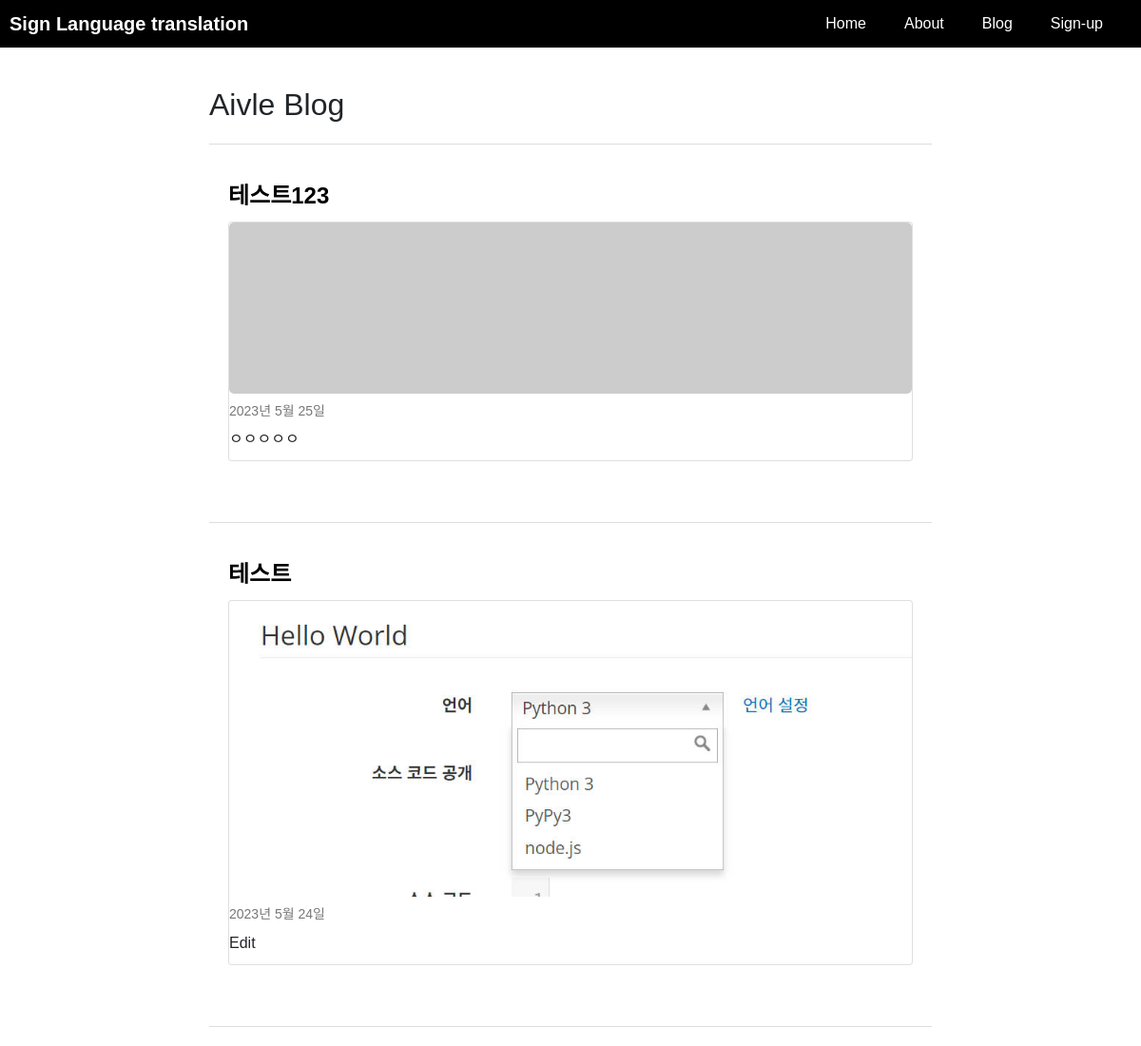
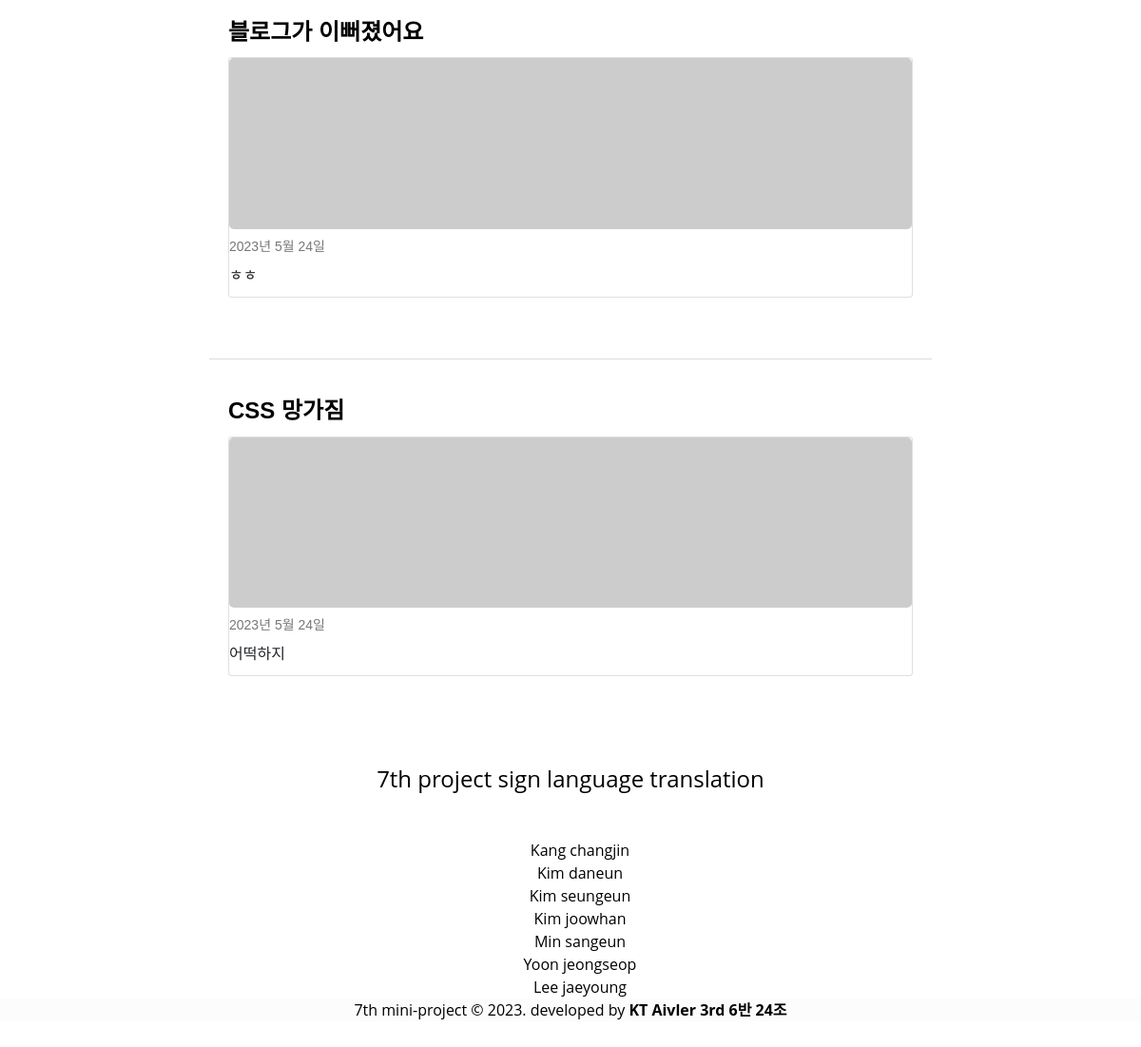
Screenshot of /blog/ with the database file from the repository (2 pictures, top to bottom).
### blog/models.py (models this page shows, shortened)
class Post(models.Model):
    title = models.CharField(max_length=100)
    head_image = models.ImageField(blank=True)
    content = models.TextField()
    created_at = models.DateField(auto_now_add=True) #마지막으로 저장된 시점을 자동으로 저장
    file_upload = models.FileField(upload_to='blog/files/%Y/%m/%d/', blank=True)
    def __str__(self):
        return f'[{self.pk}]{self.title}::{self.created_at}'
    def get_absolute_url(self):
        return f'/blog/{self.pk}/'

### blog/views.py (the view)
# urls.py: path('', views.PostList.as_view(), name="index"),
class PostList(ListView):
    model = Post
    ordering = '-pk'  #포스트 목록이 최신 글부터 나열

### blog/templates/blog/post_list.html (shortened to what this page needs)
{% extends "base.html" %}
{% load static %}
{% block style %}
    <link rel="stylesheet" href="{% static 'css/bootstrap/bootstrap.min.css' %}">
    <link rel="stylesheet" href="{% static 'css/style.css' %}">
{% endblock %}
{% block content %}
    <div class="container">
        <h1>Aivle Blog</h1>
        {% for p in post_list %}
        <hr/>
        <div class="card-body">
        <h2 class="card-title"><a href="{{p.get_absolute_url}}">{{p.title}}</a></h2>
        <div class="card mb-4" id="post--{{p.pk}}">
          {% if p.head_image %}
            <img class="card-img-top" src="{{p.head_image.url}}" alt="{{p}}의 head_image" />
          {% else %}
            <img class="card-img-top" src="https://picsum.photos/seed/{{p.pk}}/800/200" alt="random image" />
          {% endif %}
            <h6 class="card-date">{{p.created_at}}</h6>
            <p class="card-content">{{p.content}}</p>
          </div>
        </div>
      {% endfor %}
    </div>
{% endblock %}

### templates/base.html (shortened to what this page needs)
{% load static %}
<!DOCTYPE html>
<html lang="en" data-bs-theme="auto">
    <head>
        <link rel="stylesheet" href="{% static 'css/style.css' %}">
        {% block style %}
        {% endblock %}
    </head>
    <body>
        <header>
            <nav class="navbar">
              <div class="navbar-logo">
                Sign Language translation
              </div>
              <ul class="navbar-menu">
                <li><a href="{% url 'index' %}" class="{% if active == "home" %} active {% endif %}">Home</a></li>
                <li><a href="{% url 'about' %}" class="{% if active == "about" %} active {% endif %}">About</a></li>
                {% if request.user.is_authenticated %}
                <li><a href="{% url 'blog:index' %}" class="{% if active == "blog" %} active {% endif %}">Blog</a></li>
                {% else %}
                <li><a href="{% url 'inout:login' %}" class="{% if active == "blog" %} active {% endif %}">Blog</a></li>
                {% endif %}
                {% if request.user.is_authenticated %}
                <li><a href="{% url 'inout:logout' %}" class="{% if active == "signup" %} active {% endif %}">Logout</a></li>
                {% else %}
                <li><a href="{% url 'inout:signup' %}" class="{% if active == "signup" %} active {% endif %}">Sign-up</a></li>
                {% endif %}
              </ul>
            </nav>
        </header>
        {% block content %}
        {% endblock %}
        <footer id="footer">
            <div>
                <div class = "footer-content">
                    <h4 class='mb-5'>7th project sign language translation</h4>
                        <div>
                            <div>
                                <a class='gitlink' href="https://github.com/cjkangme"><svg class="github-icon"><use xlink:href="#github"></use></svg>Kang changjin</a>
                            </div>
                            <div>
                                <a class='gitlink' href="https://github.com/dannxdr"><svg class="github-icon"><use xlink:href="#github"></use></svg>Kim daneun</a>
                            </div>
                        </div>
                        <div>
                            <div>
                                <a class='gitlink' href="https://github.com/seung0313"><svg class="github-icon"><use xlink:href="#github"></use></svg>Kim seungeun</a>
                            </div>
                            <div>
                                <a class='gitlink' href="https://github.com/joowhan"><svg class="github-icon"><use xlink:href="#github"></use></svg>Kim joowhan</a>
                            </div>
                            <div>
                                <a class='gitlink' href="https://github.com/sangeun815"><svg class="github-icon"><use xlink:href="#github"></use></svg>Min sangeun</a>
                            </div>
                            <div>
                                <a class='gitlink' href="https://github.com/SEOP-YOON"><svg class="github-icon"><use xlink:href="#github"></use></svg>Yoon jeongseop</a>
                            </div>
                            <div>
                                <a class='gitlink' href="https://github.com/sooonzero"><svg class="github-icon"><use xlink:href="#github"></use></svg>Lee jaeyoung</a>
                            </div>
                        </div>
                </div>
                <div style = "background-color : #fcfcfc">
                    <p align = "center">7th mini-project &copy; 2023. developed by <span><b> KT Aivler 3rd 6반 24조</b></span></p>
                </div><br>
            </div>
        </footer>
    </body>
</html>

### static/css/style.css (style rules this page uses)
html { line-height: 1.15; -webkit-text-size-adjust: 100%; }
body { margin: 0; }
h1 { font-size: 2em; margin: 0.67em 0; }
hr { box-sizing: content-box; height: 0; overflow: visible; }
a { background-color: transparent; }
b, strong { font-weight: bolder; }
img { border-style: none; }
ul { list-style: none; padding: 0; }
a { color: black; text-decoration: none; }
body { background: white; }
#footer { position: unset; bottom: 0px; left: 0; right: 0; background: white; height: 200px; width: 100vw; font-family: "Open Sans"; padding-top: 30px; color: black; }
#footer .footer-content { display: flex; align-items: center; justify-content: center; flex-direction: column; text-align: center; }
#footer .github-icon { width: 20px; height: 20px; fill: currentColor; display: inline-block; overflow: hidden; vertical-align: middle; }
#footer .gitlink { color: black; text-decoration: none; }
.navbar { background-color: black; color: white; display: flex; align-items: center; padding: 10px; }
.navbar-logo { margin-right: auto; font-size: 20px; font-weight: bold; }
.navbar-menu { display: flex; list-style: none; margin: 0; padding: 0; }
.navbar-menu li { margin-right: 10px; }
.navbar-menu li a { color: white; text-decoration: none; padding: 5px 10px; }
body { background-color: #FFFFFF; }
body { font-family: Arial, sans-serif; margin: 0; padding: 0; }
.container { max-width: 800px; margin: 0 auto; padding: 20px; }
nav { background-color: #f0f0f0; padding: 10px; }
nav a { text-decoration: none; color: #333; margin-right: 10px; }
.card-body { position: relative; }
.card-title { margin-top: 0; font-size: 24px; font-weight: bold; color: #007bff; }
.card-img-top { width: 100%; height: auto; border-radius: 5px; margin-bottom: 10px; }
.card-date { margin: 0; font-size: 14px; color: #777; }
.card-content { margin: 10px 0; line-height: 1.5; }
hr { border: none; border-top: 1px solid #ddd; margin: 20px 0; }

### rows the page displays
Post: title "테스트123", created_at "2023년 5월 25일", content "ㅇㅇㅇㅇㅇ"
Post: title "테스트", head_image (picture), created_at "2023년 5월 24일", content "Edit"
Post: title "블로그가 이뻐졌어요", created_at "2023년 5월 24일", content "ㅎㅎ"
Post: title "CSS 망가짐", created_at "2023년 5월 24일", content "어떡하지"
